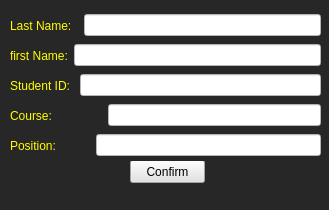
<?xml version="1.0" encoding="UTF-8"?>
<ui version="4.0">
 <class>updatewindow</class>
 <widget class="QMainWindow" name="updatewindow">
  <property name="geometry">
   <rect>
    <x>0</x>
    <y>0</y>
    <width>329</width>
    <height>210</height>
   </rect>
  </property>
  <property name="minimumSize">
   <size>
    <width>329</width>
    <height>210</height>
   </size>
  </property>
  <property name="maximumSize">
   <size>
    <width>329</width>
    <height>210</height>
   </size>
  </property>
  <property name="windowTitle">
   <string>MainWindow</string>
  </property>
  <property name="styleSheet">
   <string notr="true">background-color: rgb(39, 39, 39);</string>
  </property>
  <widget class="QWidget" name="centralwidget">
   <widget class="QPushButton" name="pushButton">
    <property name="geometry">
     <rect>
      <x>130</x>
      <y>160</y>
      <width>75</width>
      <height>23</height>
     </rect>
    </property>
    <property name="styleSheet">
     <string notr="true">background-color: rgb(226, 226, 226);</string>
    </property>
    <property name="text">
     <string>Confirm</string>
    </property>
   </widget>
   <widget class="QWidget" name="layoutWidget">
    <property name="geometry">
     <rect>
      <x>10</x>
      <y>40</y>
      <width>311</width>
      <height>31</height>
     </rect>
    </property>
    <layout class="QHBoxLayout" name="horizontalLayout">
     <item>
      <widget class="QLabel" name="firstname">
       <property name="styleSheet">
        <string notr="true">font: 14pt &quot;Bebas&quot;;
color: rgb(255, 255, 0);</string>
       </property>
       <property name="text">
        <string>first Name:</string>
       </property>
      </widget>
     </item>
     <item>
      <widget class="QLineEdit" name="fnamebox">
       <property name="styleSheet">
        <string notr="true">background-color: rgb(255, 255, 255);</string>
       </property>
      </widget>
     </item>
    </layout>
   </widget>
   <widget class="QWidget" name="layoutWidget_2">
    <property name="geometry">
     <rect>
      <x>10</x>
      <y>70</y>
      <width>311</width>
      <height>31</height>
     </rect>
    </property>
    <layout class="QHBoxLayout" name="horizontalLayout_2">
     <item>
      <widget class="QLabel" name="studentid">
       <property name="styleSheet">
        <string notr="true">font: 14pt &quot;Bebas&quot;;
color: rgb(255, 255, 0);</string>
       </property>
       <property name="text">
        <string>Student ID: </string>
       </property>
      </widget>
     </item>
     <item>
      <widget class="QLineEdit" name="idbox">
       <property name="styleSheet">
        <string notr="true">background-color: rgb(255, 255, 255);</string>
       </property>
      </widget>
     </item>
    </layout>
   </widget>
   <widget class="QWidget" name="layoutWidget_3">
    <property name="geometry">
     <rect>
      <x>10</x>
      <y>130</y>
      <width>311</width>
      <height>31</height>
     </rect>
    </property>
    <layout class="QHBoxLayout" name="horizontalLayout_3">
     <item>
      <widget class="QLabel" name="position">
       <property name="styleSheet">
        <string notr="true">font: 14pt &quot;Bebas&quot;;
color: rgb(255, 255, 0);</string>
       </property>
       <property name="text">
        <string>Position:          </string>
       </property>
      </widget>
     </item>
     <item>
      <widget class="QLineEdit" name="posbox">
       <property name="styleSheet">
        <string notr="true">background-color: rgb(255, 255, 255);</string>
       </property>
      </widget>
     </item>
    </layout>
   </widget>
   <widget class="QWidget" name="layoutWidget_4">
    <property name="geometry">
     <rect>
      <x>10</x>
      <y>10</y>
      <width>311</width>
      <height>31</height>
     </rect>
    </property>
    <layout class="QHBoxLayout" name="horizontalLayout_4">
     <item>
      <widget class="QLabel" name="lastname">
       <property name="styleSheet">
        <string notr="true">font: 14pt &quot;Bebas&quot;;
color: rgb(255, 255, 0);</string>
       </property>
       <property name="text">
        <string>Last Name:  </string>
       </property>
      </widget>
     </item>
     <item>
      <widget class="QLineEdit" name="lnamebox">
       <property name="styleSheet">
        <string notr="true">background-color: rgb(255, 255, 255);</string>
       </property>
      </widget>
     </item>
    </layout>
   </widget>
   <widget class="QWidget" name="layoutWidget_5">
    <property name="geometry">
     <rect>
      <x>10</x>
      <y>100</y>
      <width>311</width>
      <height>31</height>
     </rect>
    </property>
    <layout class="QHBoxLayout" name="horizontalLayout_5">
     <item>
      <widget class="QLabel" name="course">
       <property name="styleSheet">
        <string notr="true">font: 14pt &quot;Bebas&quot;;
color: rgb(255, 255, 0);</string>
       </property>
       <property name="text">
        <string>Course:               </string>
       </property>
      </widget>
     </item>
     <item>
      <widget class="QLineEdit" name="cbox">
       <property name="styleSheet">
        <string notr="true">background-color: rgb(255, 255, 255);</string>
       </property>
      </widget>
     </item>
    </layout>
   </widget>
  </widget>
  <widget class="QStatusBar" name="statusbar"/>
 </widget>
 <resources/>
 <connections/>
</ui>
